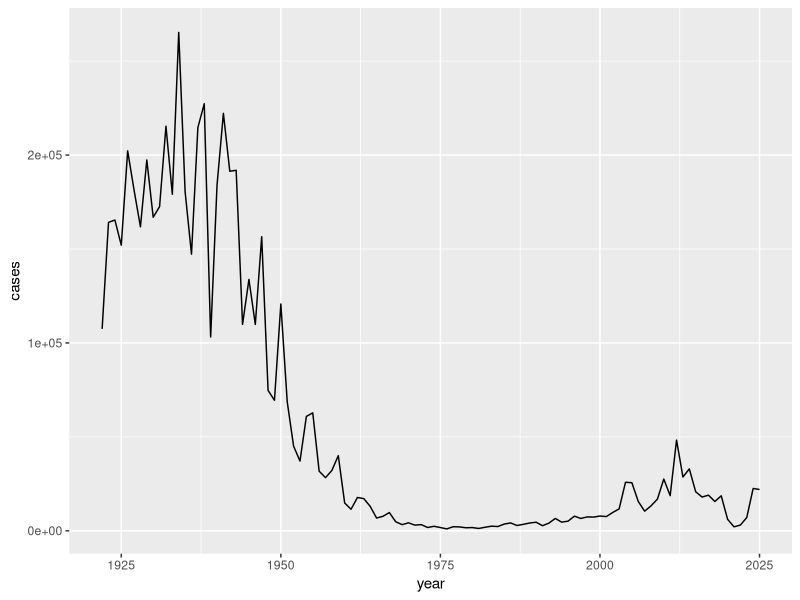
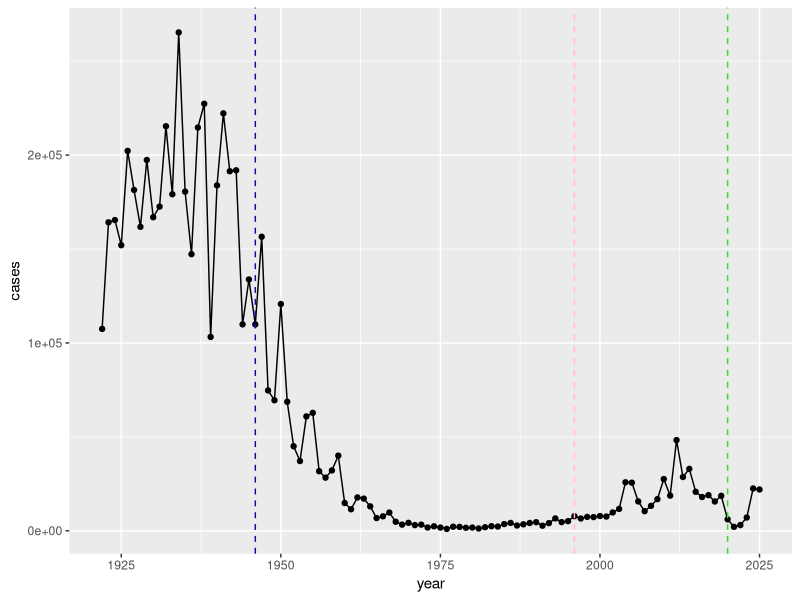

Reproduce these figures in R, in order. (Note: this script raises an error after producing the figures.)
## ---- chunk 1
cdc <- data.frame(
  year = c(
    1922L,
    1923L,
    1924L,
    1925L,
    1926L,
    1927L,
    1928L,
    1929L,
    1930L,
    1931L,
    1932L,
    1933L,
    1934L,
    1935L,
    1936L,
    1937L,
    1938L,
    1939L,
    1940L,
    1941L,
    1942L,
    1943L,
    1944L,
    1945L,
    1946L,
    1947L,
    1948L,
    1949L,
    1950L,
    1951L,
    1952L,
    1953L,
    1954L,
    1955L,
    1956L,
    1957L,
    1958L,
    1959L,
    1960L,
    1961L,
    1962L,
    1963L,
    1964L,
    1965L,
    1966L,
    1967L,
    1968L,
    1969L,
    1970L,
    1971L,
    1972L,
    1973L,
    1974L,
    1975L,
    1976L,
    1977L,
    1978L,
    1979L,
    1980L,
    1981L,
    1982L,
    1983L,
    1984L,
    1985L,
    1986L,
    1987L,
    1988L,
    1989L,
    1990L,
    1991L,
    1992L,
    1993L,
    1994L,
    1995L,
    1996L,
    1997L,
    1998L,
    1999L,
    2000L,
    2001L,
    2002L,
    2003L,
    2004L,
    2005L,
    2006L,
    2007L,
    2008L,
    2009L,
    2010L,
    2011L,
    2012L,
    2013L,
    2014L,
    2015L,
    2016L,
    2017L,
    2018L,
    2019L,
    2020L,
    2021L,
    2022L,
    2023L,
    2024L,
    2025L
  ), cases = c(
    107473,
    164191,
    165418,
    152003,
    202210,
    181411,
    161799,
    197371,
    166914,
    172559,
    215343,
    179135,
    265269,
    180518,
    147237,
    214652,
    227319,
    103188,
    183866,
    222202,
    191383,
    191890,
    109873,
    133792,
    109860,
    156517,
    74715,
    69479,
    120718,
    68687,
    45030,
    37129,
    60886,
    62786,
    31732,
    28295,
    32148,
    40005,
    14809,
    11468,
    17749,
    17135,
    13005,
    6799,
    7717,
    9718,
    4810,
    3285,
    4249,
    3036,
    3287,
    1759,
    2402,
    1738,
    1010,
    2177,
    2063,
    1623,
    1730,
    1248,
    1895,
    2463,
    2276,
    3589,
    4195,
    2823,
    3450,
    4157,
    4570,
    2719,
    4083,
    6586,
    4617,
    5137,
    7796,
    6564,
    7405,
    7298,
    7867,
    7580,
    9771,
    11647,
    25827,
    25616,
    15632,
    10454,
    13278,
    16858,
    27550,
    18719,
    48277,
    28639,
    32971,
    20762,
    17972,
    18975,
    15609,
    18617,
    6124,
    2116,
    3044,
    7063,
    22538,
    21996
  )
       )
## ---- chunk 2
library(ggplot2)

ggplot(cdc) +
  aes(year, cases) +
  geom_line() 
## ---- chunk 3
library(ggplot2)

ggplot(cdc) +
  aes(year, cases) +
  geom_point() +
  geom_line() +
  geom_vline(xintercept = 1946, col="blue", lty=2) +
  geom_vline(xintercept = 1996, col="pink", lty=2) +
  geom_vline(xintercept = 2020, col="green", lty=2)
## ---- chunk 4
library(jsonlite)
subject <- read_json("http://cmi-pb.org/api/v5_1/subject", simplifyVector=TRUE)

head(subject)
## ---- chunk 5
table(subject$infancy_vac)
## ---- chunk 6
table(subject$biological_sex)
## ---- chunk 7
table(subject$race, subject$biological_sex)
## ---- chunk 8
specimen <- read_json("http://cmi-pb.org/api/v5_1/specimen", simplifyVector = TRUE)
ab_titer <- read_json("http://cmi-pb.org/api/v5_1/plasma_ab_titer", simplifyVector = TRUE)

head(specimen)
## ---- chunk 9
head(ab_titer)
## ---- chunk 10
library(dplyr)
meta <- inner_join(subject, specimen)
head(meta)
## ---- chunk 11
abdata <- inner_join(ab_titer, meta)
head(abdata)
## ---- chunk 12
table(abdata$isotype)
## ---- chunk 13
table(abdata$antigen)
## ---- chunk 14
igg <- abdata |>
  filter(isotype == "IgG")

head(igg)
## ---- chunk 15
ggplot(igg) + 
  aes(MFI_normalised, antigen) +
  geom_boxplot()
## ---- chunk 16
ggplot(igg) +
  aes(MFI_normalised, antigen) +
  geom_boxplot() + 
  facet_wrap(~infancy_vac)
## ---- chunk 17
ggplot(igg) +
  aes(MFI_normalised, antigen, col=infancy_vac) +
  geom_boxplot()

## ---- chunk 18
ggplot(igg) +
  aes(MFI_normalised, antigen, col=infancy_vac) +
  geom_boxplot() + 
  facet_wrap(~visit)

## ---- chunk 19
pt.igg.21 <- igg |> filter (antigen == "PT",
                     dataset == "2021_dataset")
## ---- chunk 20
ggplot(pt.igg.21) +
  aes(planned_day_relative_to_boost, MFI_normalised, col = infancy_vac, group = subject_id) +
  geom_point() +
  geom_line() +
  geom_vline(xintercept = 14, col = "grey", lty=2)
## ---- chunk 21
ggplot(pt.igg.21) +
  aes(planned_day_relative_to_boost, MFI_normalised, col = infancy_vac, group = subject_id) +
  geom_point() +
  geom_line() +
  geom_vline(xintercept = 14, col = "grey", lty=2) +
  geom_smooth(aes(group = infancy_vac, color = infancy_vac), se=FALSE, linewidth = 2) +
  labs(x = "Day Relative to Boost", y = "Normalized MFI", color = "Infancy Vaccine")
